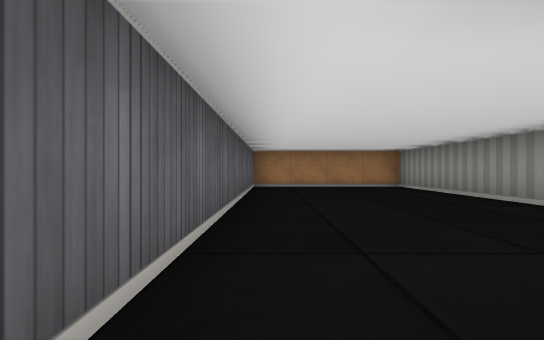
[1] (above)

12 first-person views from a walk through a cub3D ray-caster map. The camera is about half as high as the walls, looks level and sees 90° across. The floor is counted in squares. Each view is taken from the middle of a square. On the plan, view 1 faces up. The plan holds only what a view shows up to about 9 squares ahead; the rest is blank.

[2]
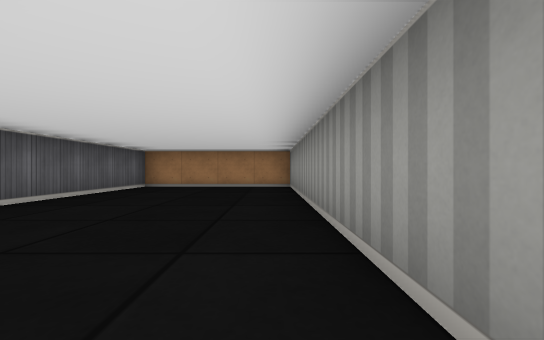

[3]
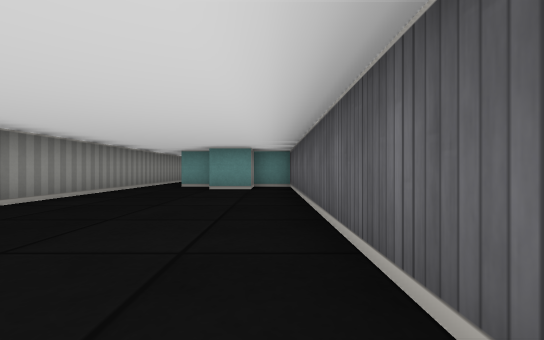

[4]
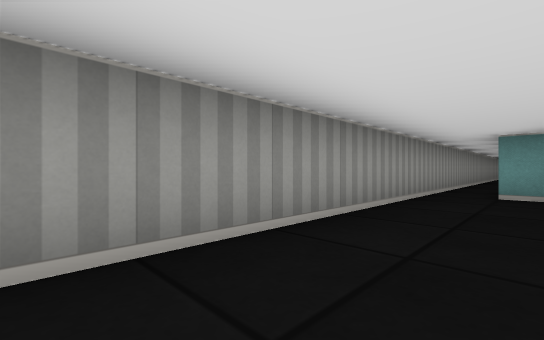

[5]
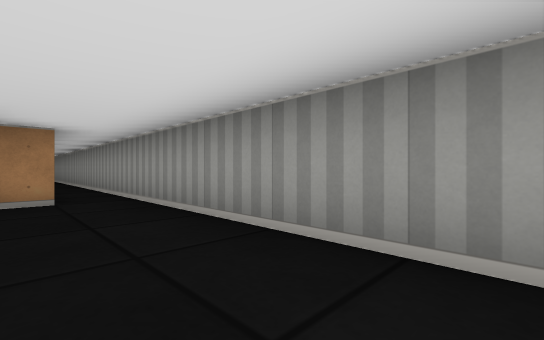

[6]
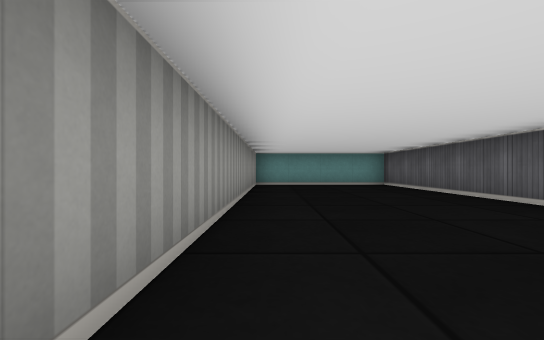

[7]
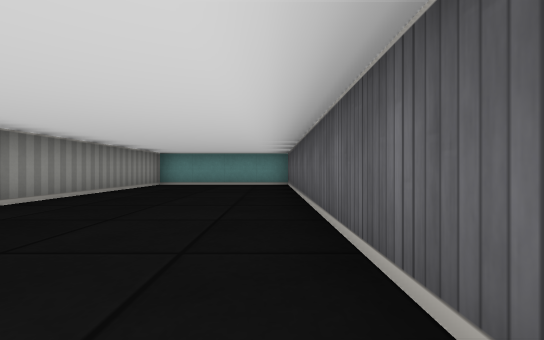

[8]
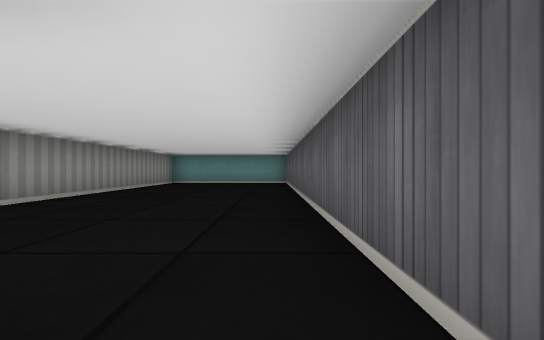

[9]
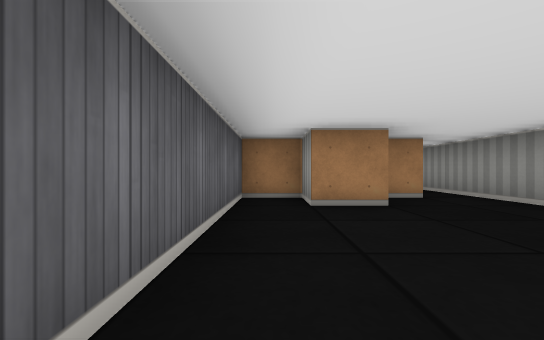

[10]
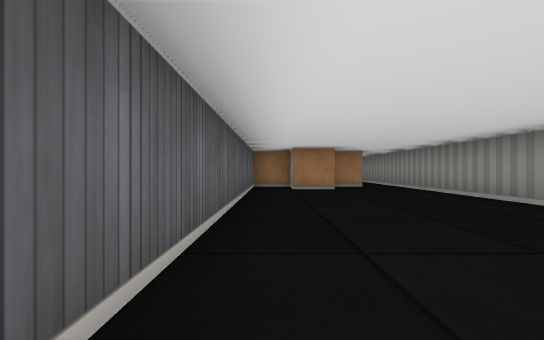

[11]
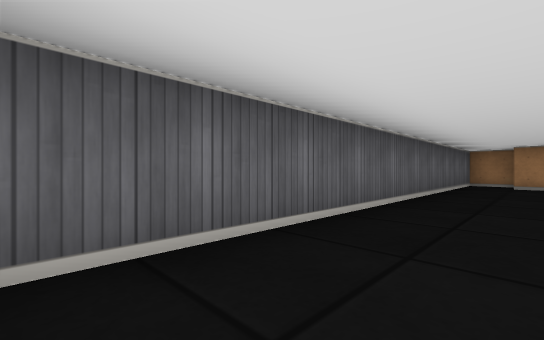

[12]
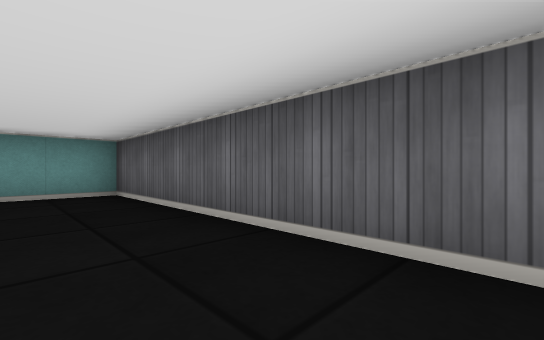

### Floor plan
Ten units are one square. View 1 is at (0, 0); x grows to the right and y downward. Boxes are objects, and circles mark ways between rooms. Rooms are numbered by the first view taken in them; rooms with no view inside come last. Other rooms are left out.
<svg viewBox="-10 -80 50 250">
<path fill="none" stroke="#000" d="M5 2 5 -5 15 -5M16 5 25 5M35 5 35 -75 -5 -75 -5 5 5 5M15 75 5 75 5 65 -5 65 -5 165 35 165 35 5M26 65 18 65"/>
<circle cx="30" cy="10" r="3" fill="#2a7"/>
<text x="20" y="-40">1</text>
<text x="20" y="110">2</text>
</svg>
Room 1 opens to room 2.

Where each view was taken, in squares from view 1:
view 1: 0 up, 0 right, facing up
view 2: 0 up, 3 right, facing up
view 3: 7 up, 0 right, facing down
view 4: 5 up, 2 right, facing down-right
view 5: 11 down, 2 right, facing up-right
view 6: 8 down, 3 right, facing down
view 7: 8 down, 0 right, facing down
view 8: 7 down, 0 right, facing down
view 9: 11 down, 0 right, facing up
view 10: 14 down, 0 right, facing up
view 11: 16 down, 1 right, facing up-left
view 12: 11 down, 1 right, facing down-left
